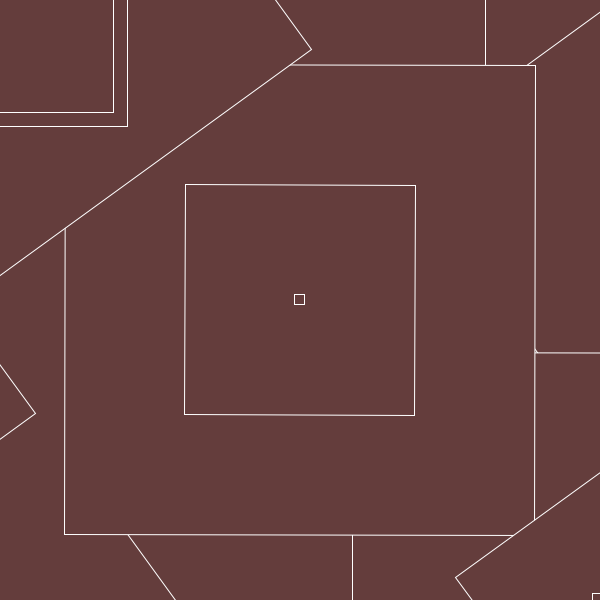
Frame 1 (no input)
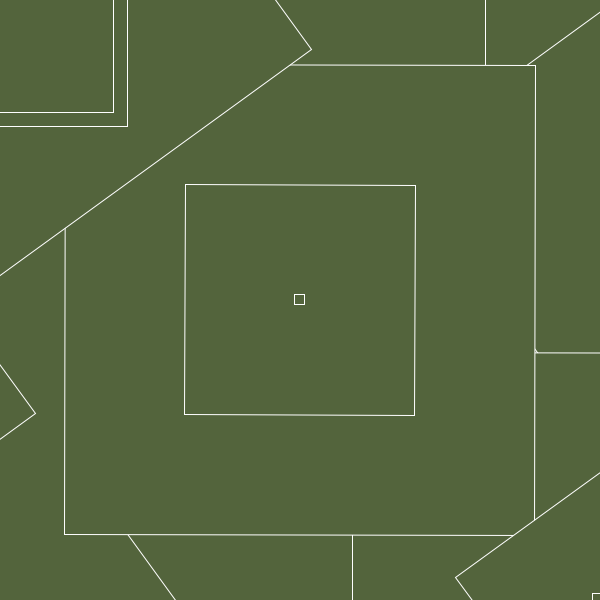
Frame 60 (the mouse pressed at the canvas centre just before this capture)
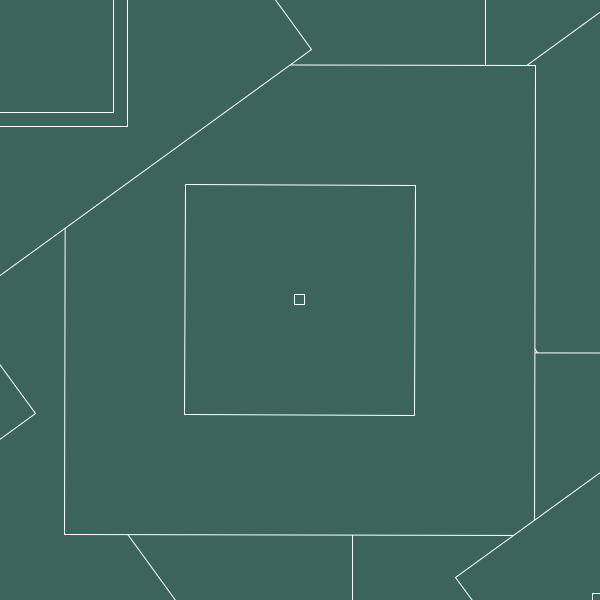
Frame 120 (the mouse held since frame 60 and released just before this capture)

The Processing sketch that drew these frames (run headless with seeded random() and noise(); from frame 60 on, the mouse is pressed at the canvas centre):

// Processing sketch: useclasses
// ── useclasses.pde
Circle [] cc = new Circle[5]; 

void setup() {
  colorMode(HSB); 
  size(600, 600); 
  background(0); 

  for (int i = 0; i < cc.length; i++) {
    cc[i] = new Circle(i*width*300, height);
  }
}

void draw() {
  for (int i = 0; i < cc.length; i++) {
    cc[i].display();
  }
}

class Circle {
  float x; 
  float y; 
  float a;
  float b; 

  float xSpeed;
  float ySpeed;

  int colorCycle; 

  Circle(float _x, float _y) {
    x = _x;
    y = _y; 

  }

  void display() {

    rectMode(CENTER); 
    for (int i = 100; i > 0; i--) {

      translate(width/2, height/2);

      colorCycle = frameCount%360; 
      fill(color(colorCycle, 100, 100));

      rotate(map(i, 0, 10, 0, TWO_PI)); 
      float s = map (i, 0, 10, 250, 10); 

      stroke(255); 
      rect(0, 0, s, s);
    }
  }

}
